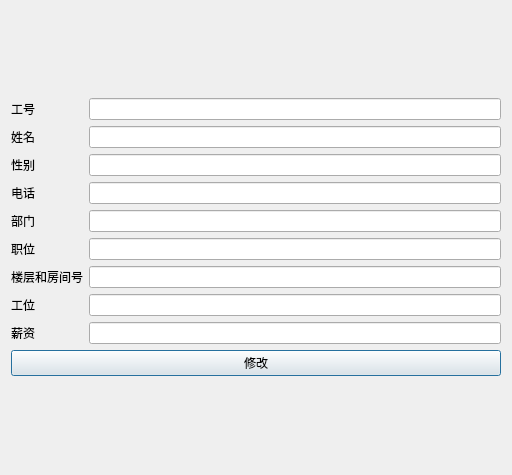
<?xml version="1.0" encoding="UTF-8"?>
<ui version="4.0">
 <class>updateDialog</class>
 <widget class="QDialog" name="updateDialog">
  <property name="geometry">
   <rect>
    <x>0</x>
    <y>0</y>
    <width>512</width>
    <height>475</height>
   </rect>
  </property>
  <property name="windowTitle">
   <string>修改信息</string>
  </property>
  <layout class="QVBoxLayout" name="verticalLayout_3">
   <item>
    <layout class="QVBoxLayout" name="verticalLayout_2">
     <item>
      <layout class="QVBoxLayout" name="verticalLayout">
       <item>
        <layout class="QGridLayout" name="gridLayout">
         <item row="4" column="1">
          <widget class="QLineEdit" name="part_lineEdit"/>
         </item>
         <item row="2" column="0">
          <widget class="QLabel" name="label">
           <property name="text">
            <string>性别</string>
           </property>
          </widget>
         </item>
         <item row="3" column="0">
          <widget class="QLabel" name="numberchange_label">
           <property name="text">
            <string>电话</string>
           </property>
          </widget>
         </item>
         <item row="8" column="0">
          <widget class="QLabel" name="sex_label">
           <property name="text">
            <string>薪资</string>
           </property>
          </widget>
         </item>
         <item row="7" column="1">
          <widget class="QLineEdit" name="pos_lineEdit"/>
         </item>
         <item row="3" column="1">
          <widget class="QLineEdit" name="tel_lineEdit"/>
         </item>
         <item row="1" column="0">
          <widget class="QLabel" name="name_abel">
           <property name="text">
            <string>姓名</string>
           </property>
          </widget>
         </item>
         <item row="8" column="1">
          <widget class="QLineEdit" name="salary_lineEdit"/>
         </item>
         <item row="7" column="0">
          <widget class="QLabel" name="age_label">
           <property name="text">
            <string>工位</string>
           </property>
          </widget>
         </item>
         <item row="6" column="0">
          <widget class="QLabel" name="college_label">
           <property name="text">
            <string>楼层和房间号</string>
           </property>
          </widget>
         </item>
         <item row="1" column="1">
          <widget class="QLineEdit" name="name_lineEdit"/>
         </item>
         <item row="0" column="1">
          <widget class="QLineEdit" name="sid_lineEdit"/>
         </item>
         <item row="6" column="1">
          <widget class="QLineEdit" name="building_lineEdit"/>
         </item>
         <item row="2" column="1">
          <widget class="QLineEdit" name="sex_lineEdit"/>
         </item>
         <item row="0" column="0">
          <widget class="QLabel" name="number_label">
           <property name="text">
            <string>工号</string>
           </property>
          </widget>
         </item>
         <item row="5" column="1">
          <widget class="QLineEdit" name="job_lineEdit"/>
         </item>
         <item row="4" column="0">
          <widget class="QLabel" name="label_2">
           <property name="text">
            <string>部门</string>
           </property>
          </widget>
         </item>
         <item row="5" column="0">
          <widget class="QLabel" name="label_3">
           <property name="text">
            <string>职位</string>
           </property>
          </widget>
         </item>
        </layout>
       </item>
       <item>
        <widget class="QPushButton" name="update_pushButton">
         <property name="text">
          <string>修改</string>
         </property>
        </widget>
       </item>
      </layout>
     </item>
    </layout>
   </item>
  </layout>
 </widget>
 <resources/>
 <connections/>
</ui>
